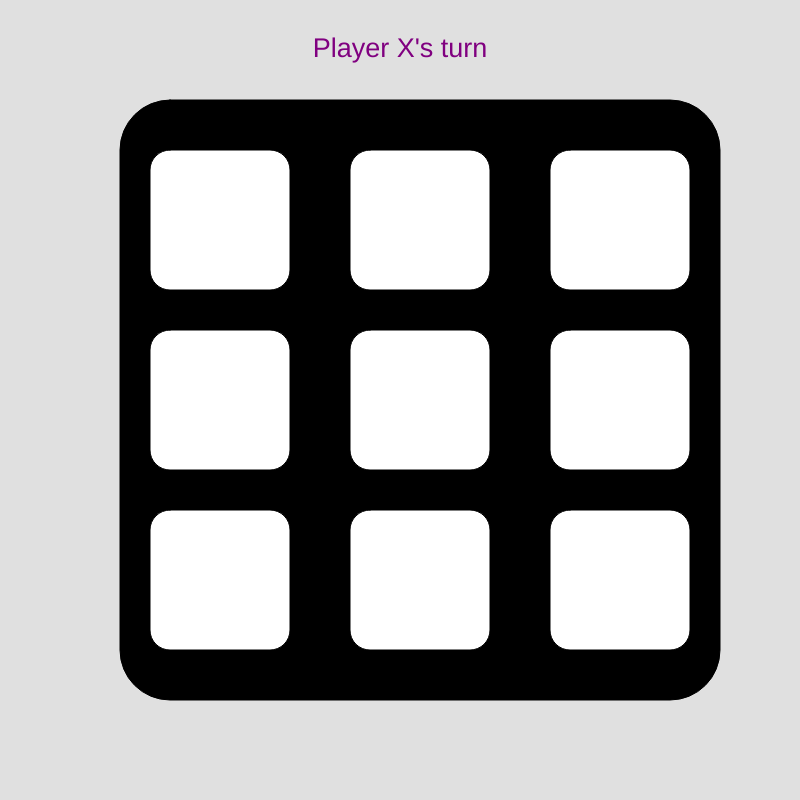
Frame 1 (no input)
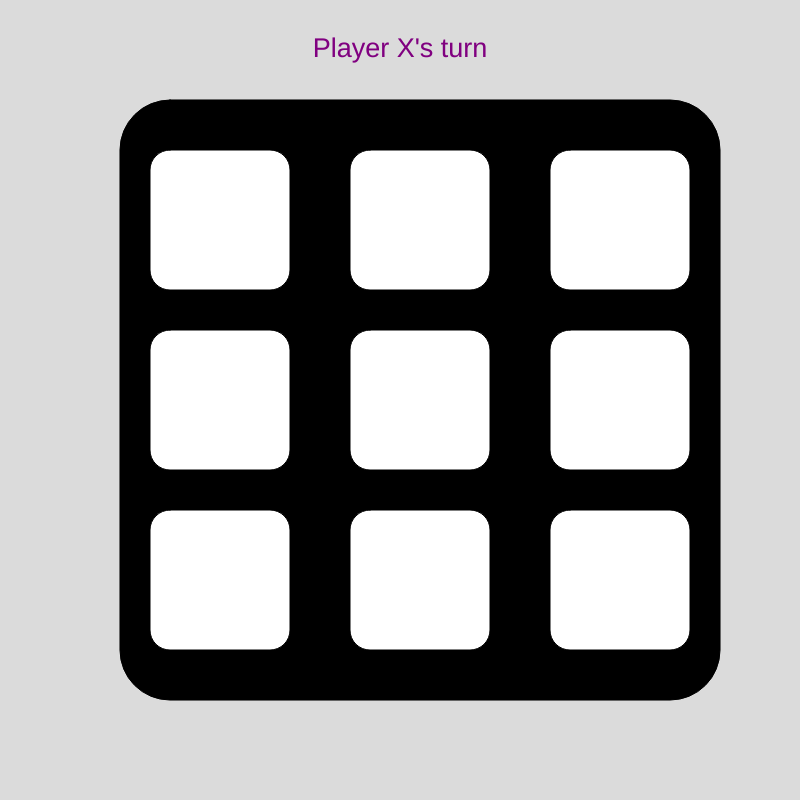
Frame 60 (no input)
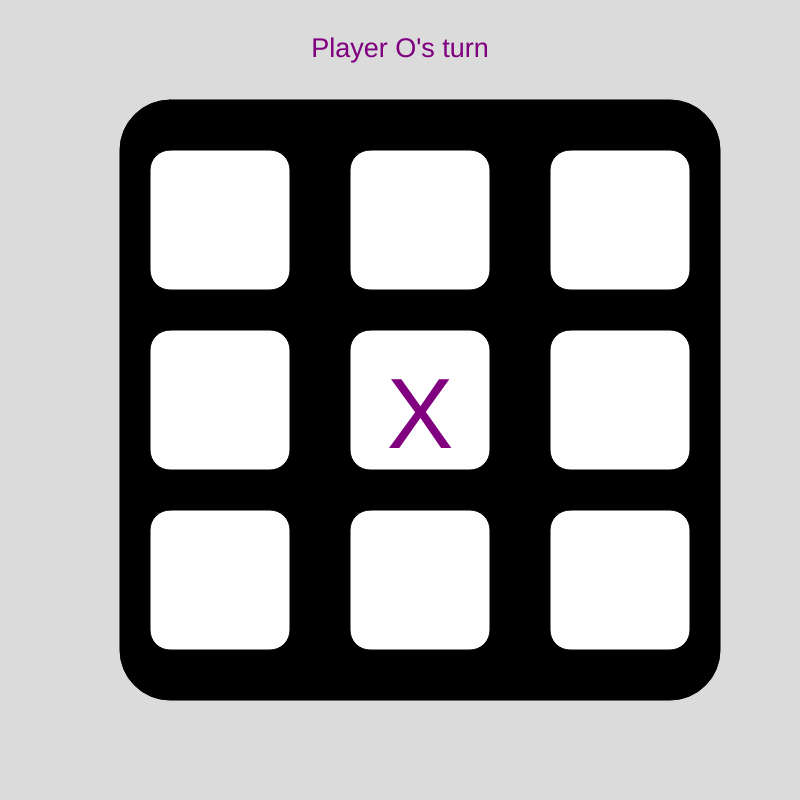
Frame 120 (the mouse pressed at the canvas centre since frame 60)

The p5.js sketch that drew these frames (run headless with seeded random() and noise() and a simulated clock; from frame 60 on, the mouse is pressed at the canvas centre):

// p5.js sketch
// ── sketch.js
let board = [
  ['', '', ''],
  ['', '', ''],
  ['', '', '']
];
let currentPlayer = 'X';
let gameMessage = '';
let gameOver = false;

function setup() {
  createCanvas(800, 800);
}

function draw() {
  background(220, 220);

  fill('black');
  square(120, 100, 600, 50);

  fill('white');
  for (let row = 0; row < 3; row++) {
    for (let column = 0; column < 3; column++) {
      square(150 + column * 200, 150 + row * 180, 140, 20);
    }
  }

  fill('purple');
  textAlign(CENTER, CENTER);
  textSize(100);
  for (let row = 0; row < 3; row++) {

    

    for (let column = 0; column < 3; column++) {
      text(board[row][column], 220 + column * 200, 240 + row * 180);
    }
  }

  textSize(27);
  text(gameMessage || `Player ${currentPlayer}'s turn`, 400, 50);
}

function mousePressed() {
  if (gameOver) {
    return;
  }

  if (mouseX < 150 || mouseX > 690 || mouseY < 150 || mouseY > 650) {
    return;
  }

  let column = floor((mouseX - 150) / 200);
  let row = floor((mouseY - 150) / 180);

  if (column < 3 && row < 3 && board[row][column] === '') {
    board[row][column] = currentPlayer;

    if (hasWinner(currentPlayer)) {
      gameMessage = `Player ${currentPlayer} wins!`;
      gameOver = true;
      setTimeout(resetGame, 1000);
      return;
    }

    if (boardIsFull()) {
      gameMessage = 'Tie game!^^';
      gameOver = true;
      setTimeout(resetGame, 1000);
      return;
    }

    currentPlayer = currentPlayer === 'X' ? 'O' : 'X';
  }
}

function hasWinner(player) {
  for (let row = 0; row < 3; row++) {
    if (board[row][0] === player && board[row][1] === player && board[row][2] === player) {
      return true;
    }
  }

  for (let column = 0; column < 3; column++) {
    if (board[0][column] === player && board[1][column] === player && board[2][column] === player) {
      return true;
    }
  }

  return (board[0][0] === player && board[1][1] === player && board[2][2] === player) ||
    (board[0][2] === player && board[1][1] === player && board[2][0] === player);
}

function boardIsFull() {
  for (let row = 0; row < 3; row++) {
    for (let column = 0; column < 3; column++) {
      if (board[row][column] === '') {
        return false;
      }
    }
  }

  return true;
}

function resetGame() {
  board = [
    ['', '', ''],
    ['', '', ''],
    ['', '', '']
  ];
  currentPlayer = 'X';
  gameMessage = '';
  gameOver = false;
}
